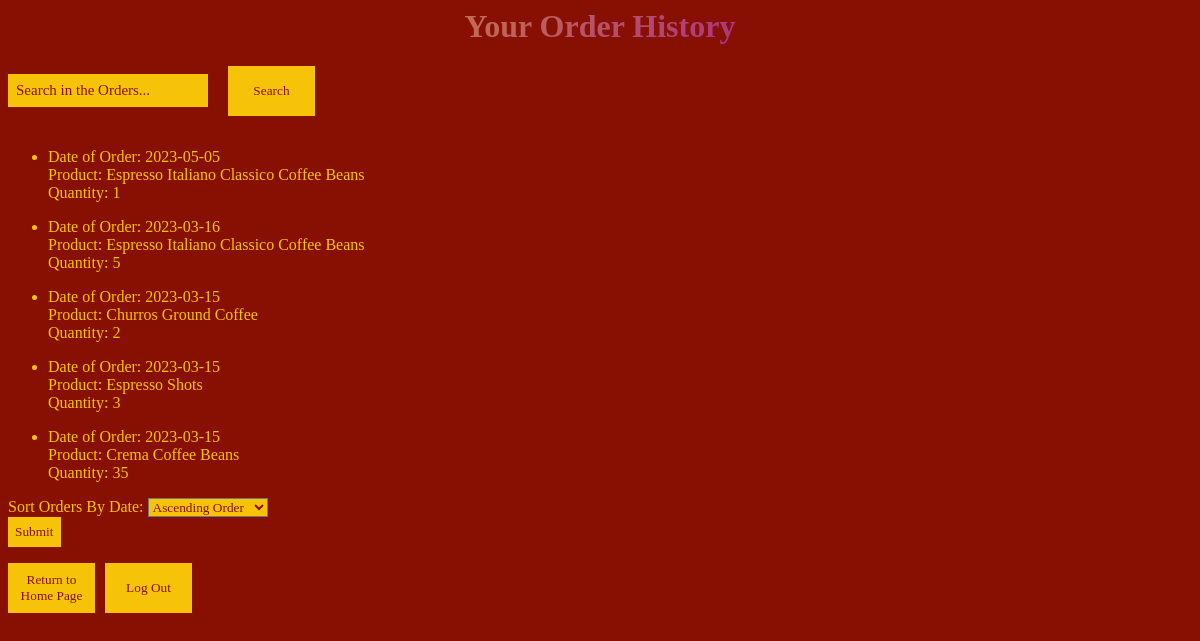
Page /sortorderdes (signed in) on the committed database.
### tables this page shows
CREATE TABLE orderItem (
  id integer not null,
  user_email varchar(50) not null,
  dateOfOrd varchar(50) not null,
  product_id integer not null,
  product_name   varchar(50) not null,
  quantity   integer not null,
  FOREIGN KEY (user_email) REFERENCES user(username),
  FOREIGN KEY (product_id) REFERENCES product(id),
  FOREIGN KEY (product_name) REFERENCES product(name)
);

### main.py (the view)
@app.route('/sortorderdes')
def sortOrderDes():
  connection = sqlite3.connect("myDatabase.db")
  connection.row_factory = sqlite3.Row
  cur = connection.cursor()
  connection.commit()
  cur.execute("SELECT * FROM orderItem WHERE user_email = ? ORDER BY dateOfOrd DESC", (session['name'],))
  orderhist = cur.fetchall()
  return render_template("orderhistory.html", orderhist = orderhist)

### templates/orderhistory.html (shortened to what this page needs)
<html>
  <head>
    <link href="/static/style.css" rel="stylesheet" type="text/css" />
  </head>
  <body>
    <center>
        <h1 class = "sameen">Your Order History</h1>
    </center>
     {% if orderhist|length > 0: %}
   <div class="buttons">
    <form action = "/searchinOrders" method = "POST">
    <input type="text" placeholder="Search in the Orders..." name= "searchresult">
    <button type="submit">Search</button>
    </form>
  </div>
       {% endif %}
    <ul>
      {% if orderhist|length > 0: %}
        {% for o in orderhist: %}
       <p>
        <li> Date of Order: {{o['dateOfOrd'] }}
         <br> Product: {{o['product_name']}}
         <br> Quantity: {{o['quantity']}}
          <br>
        </li>
       </p>
      {% endfor %}
      {% else %}
      <center>
      <h1 class = "sameen"> No Order History Available! </h1>
      </center>
      {% endif %}
  </ul>
   {% if orderhist|length > 0: %}
     <form action="/sortorder" method = "POST">
    <label for="dates">Sort Orders By Date:</label>
    <select name="dates" id="dates">
    <option value="asc">Ascending Order </option>
    </select>
    <br>
<button type="submit">Submit</button>
</form>
     {% else %}
      You can not search nor sort in your Order History since you have no Order History Available.
      {% endif %}
     <div class="buttons">
    <form action = "/">
    <button type="submit">Return to Home Page</button>
    </form>
    <form action = "/logout">
    <button type="submit">Log Out</button>
    </form>
    </div>
  </body>
</html>

### static/style.css (style rules this page uses)
.sameen { background-image: linear-gradient( -225deg, #e7ca08 0%, #a41e92 29%, #f6c309 67%, #c1bb15 100% ); background-clip: border-box; background-size: 250% auto; color: #c9bbbb; background-clip: text; -webkit-background-clip: text; -webkit-text-fill-color: transparent; animation: textanimation 1.5s linear infinite; animation-direction: alternate-reverse; }
h1 { animation-name: bckground; animation-duration: 9s; animation-iteration-count: infinite; font-family: Lucida Handwriting, Cursive; }
body { background-color: #871003; color: #f6c309; font-family:Lucida Handwriting, Cursive; }
p { color: #f6c309; font-family: Papyrus, Copperplate, Fantasy; }
li { color: #f6c309; font-family: Papyrus, Copperplate, Fantasy; }
button { background-color: #f6c309; color: #871003; padding: 5px 5px; font-family:Lucida Handwriting, Cursive; }
.buttons { display: flex; }
.buttons button { width: 87px; height: 50px; margin-right: 10px; cursor: pointer; border: 2px solid #f6c309; }
.buttons input[type=text] { padding: 6px; margin-top: 8px; margin-right: 16px; font-size: 15px; background-color: #f6c309; color: #871003; font-family:Lucida Handwriting, Cursive; cursor: pointer; border: 2px solid #f6c309; }
button[type="submit"] { cursor: pointer; border: 2px solid #f6c309; }
input::placeholder { color: #871003; font-family:Lucida Handwriting, Cursive; }
select { background-color: #f6c309; color: #871003; font-family:Lucida Handwriting, Cursive; }

### rows in the picture
orderItem: dateOfOrd "2023-05-05", product_name "Espresso Italiano Classico Coffee Beans", quantity "1"
orderItem: dateOfOrd "2023-03-16", product_name "Espresso Italiano Classico Coffee Beans", quantity "5"
orderItem: dateOfOrd "2023-03-15", product_name "Churros Ground Coffee", quantity "2"
orderItem: dateOfOrd "2023-03-15", product_name "Espresso Shots", quantity "3"
orderItem: dateOfOrd "2023-03-15", product_name "Crema Coffee Beans", quantity "35"
